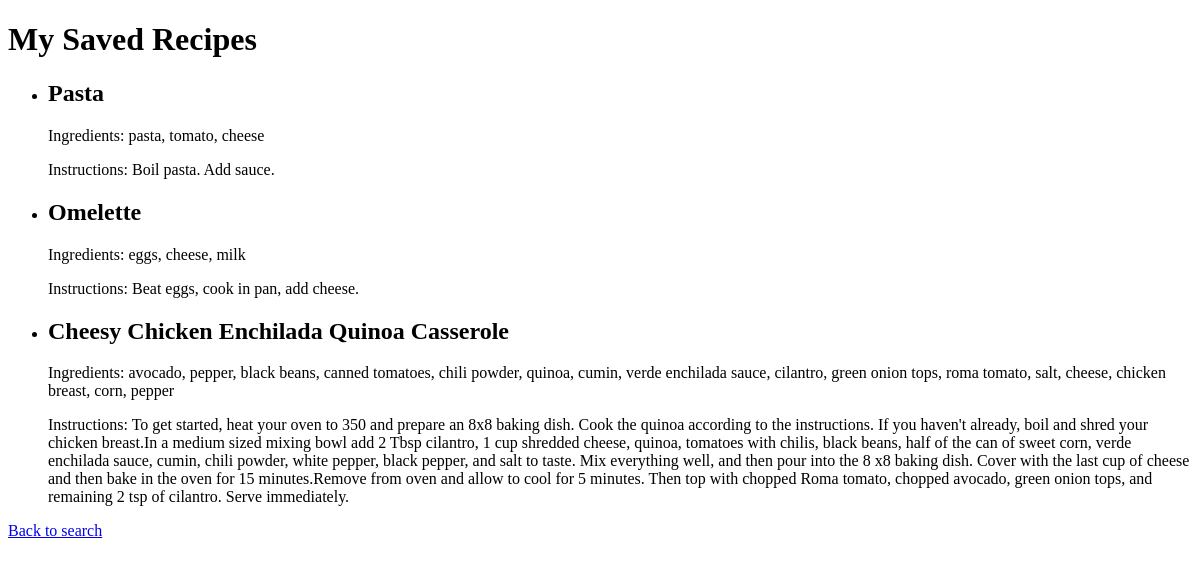
The page /my_recipes on the database as committed earlier.
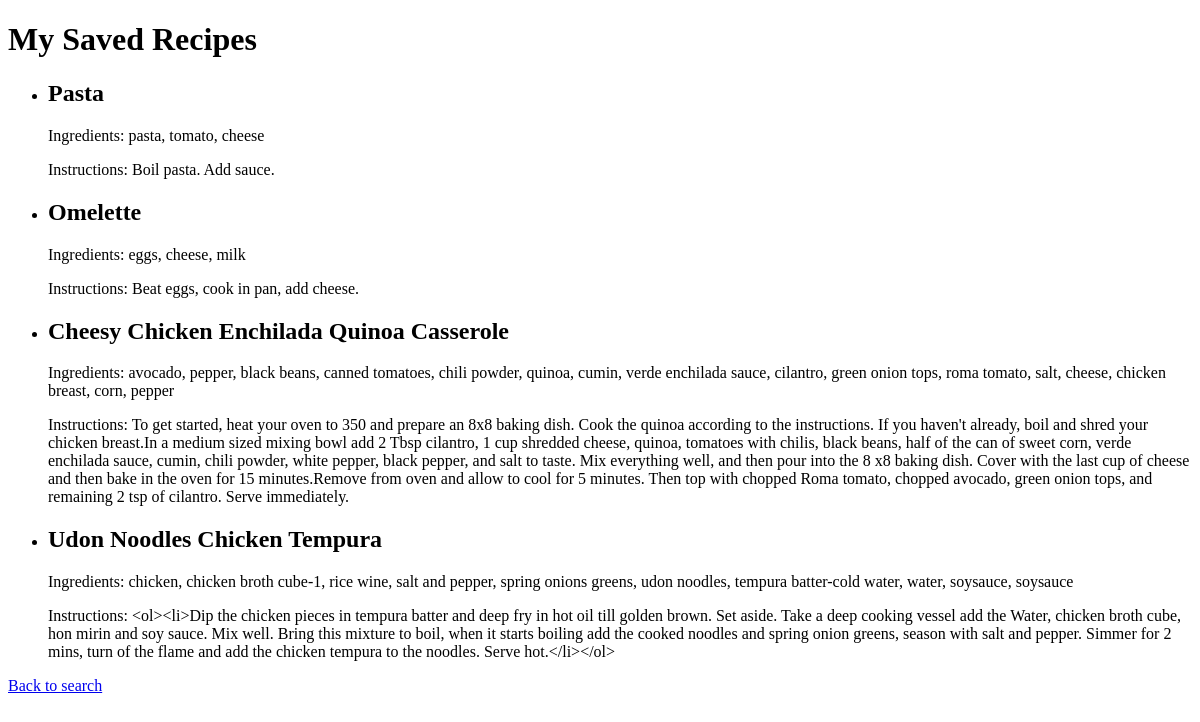
The same page on the database as committed later.
### tables this page shows
CREATE TABLE my_recipes (
    id INTEGER PRIMARY KEY AUTOINCREMENT,
    name TEXT NOT NULL,
    ingredients TEXT NOT NULL,
    instructions TEXT NOT NULL
);

### app/routes.py (the view)
    @app.route('/my_recipes')
    def my_recipes():
        recipes = get_user_recipes()
        return render_template("my_recipes.html", recipes=recipes)

### app/storage.py (called while the page is built)
def get_user_recipes():
    conn = sqlite3.connect(DB_PATH)
    c = conn.cursor()
    c.execute("SELECT id, name, ingredients, instructions FROM my_recipes")
    rows = c.fetchall()
    conn.close()
    recipes = []
    for row in rows:
        recipes.append({
            "id": row[0],
            "name": row[1],
            "ingredients": row[2].split(","),
            "instructions": row[3]
        })
    return recipes

### app/templates/my_recipes.html (shortened to what this page needs)
<!DOCTYPE html>
<html lang="en">
<head>
</head>
<body>
    <h1>My Saved Recipes</h1>
    {% if recipes %}
        <ul>
        {% for recipe in recipes %}
            <li>
                <h2>{{ recipe.name }}</h2>
                <p>Ingredients: {{ recipe.ingredients | join(', ') }}</p>
                <p>Instructions: {{ recipe.instructions }}</p>
            </li>
        {% endfor %}
        </ul>
    {% else %}
        <p>You haven't saved any recipes yet.</p>
    {% endif %}
    <a href="/">Back to search</a>
</body>
</html>

Rows that differ between the two databases and show on the page:
added my_recipes: name "Udon Noodles Chicken Tempura", ingredients "chicken, chicken broth cube-1, rice wine, salt and pepper, spring onions greens, udon noodles, tempura batter-cold water, water, soysauce, soysauce", instructions "<ol><li>Dip the chicken pieces in tempura batter and deep fry in hot oil till golden brown. Set aside. Take a deep cooking vessel add the Water, chicken broth cube, hon mirin and soy sauce. Mix well. Bring this mixture to boil, when it starts boiling add the cooked noodles and spring onion greens, season with salt and pepper. Simmer for 2 mins, turn of the flame and add the chicken tempura to the noodles. Serve hot.</li></ol>"
